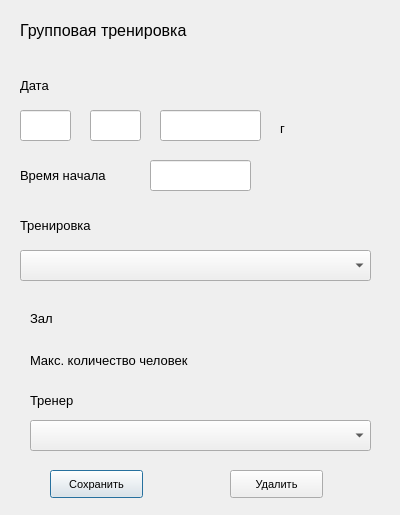
<?xml version="1.0" encoding="UTF-8"?>
<ui version="4.0">
 <class>ScheduleDialog</class>
 <widget class="QDialog" name="ScheduleDialog">
  <property name="geometry">
   <rect>
    <x>0</x>
    <y>0</y>
    <width>400</width>
    <height>515</height>
   </rect>
  </property>
  <property name="font">
   <font>
    <pointsize>10</pointsize>
   </font>
  </property>
  <property name="windowTitle">
   <string>Dialog</string>
  </property>
  <widget class="QLabel" name="GroupTrainingL">
   <property name="geometry">
    <rect>
     <x>20</x>
     <y>10</y>
     <width>231</width>
     <height>41</height>
    </rect>
   </property>
   <property name="font">
    <font>
     <pointsize>12</pointsize>
    </font>
   </property>
   <property name="text">
    <string>Групповая тренировка</string>
   </property>
  </widget>
  <widget class="QLabel" name="DateL">
   <property name="geometry">
    <rect>
     <x>20</x>
     <y>70</y>
     <width>91</width>
     <height>31</height>
    </rect>
   </property>
   <property name="font">
    <font>
     <pointsize>10</pointsize>
    </font>
   </property>
   <property name="text">
    <string>Дата</string>
   </property>
  </widget>
  <widget class="QLineEdit" name="DayEdit">
   <property name="geometry">
    <rect>
     <x>20</x>
     <y>110</y>
     <width>51</width>
     <height>31</height>
    </rect>
   </property>
   <property name="font">
    <font>
     <pointsize>10</pointsize>
    </font>
   </property>
  </widget>
  <widget class="QLineEdit" name="MonthEdit">
   <property name="geometry">
    <rect>
     <x>90</x>
     <y>110</y>
     <width>51</width>
     <height>31</height>
    </rect>
   </property>
   <property name="font">
    <font>
     <pointsize>10</pointsize>
    </font>
   </property>
  </widget>
  <widget class="QLineEdit" name="YearEdit">
   <property name="geometry">
    <rect>
     <x>160</x>
     <y>110</y>
     <width>101</width>
     <height>31</height>
    </rect>
   </property>
   <property name="font">
    <font>
     <pointsize>10</pointsize>
    </font>
   </property>
  </widget>
  <widget class="QLabel" name="labelG">
   <property name="geometry">
    <rect>
     <x>280</x>
     <y>120</y>
     <width>55</width>
     <height>16</height>
    </rect>
   </property>
   <property name="font">
    <font>
     <pointsize>10</pointsize>
    </font>
   </property>
   <property name="text">
    <string>г</string>
   </property>
  </widget>
  <widget class="QLabel" name="label">
   <property name="geometry">
    <rect>
     <x>20</x>
     <y>160</y>
     <width>111</width>
     <height>31</height>
    </rect>
   </property>
   <property name="font">
    <font>
     <pointsize>10</pointsize>
    </font>
   </property>
   <property name="text">
    <string>Время начала</string>
   </property>
  </widget>
  <widget class="QLineEdit" name="TimeEdit">
   <property name="geometry">
    <rect>
     <x>150</x>
     <y>160</y>
     <width>101</width>
     <height>31</height>
    </rect>
   </property>
   <property name="font">
    <font>
     <pointsize>10</pointsize>
    </font>
   </property>
  </widget>
  <widget class="QLabel" name="label_2">
   <property name="geometry">
    <rect>
     <x>20</x>
     <y>210</y>
     <width>101</width>
     <height>31</height>
    </rect>
   </property>
   <property name="font">
    <font>
     <pointsize>10</pointsize>
    </font>
   </property>
   <property name="text">
    <string>Тренировка</string>
   </property>
  </widget>
  <widget class="QComboBox" name="ServiceComboBox">
   <property name="geometry">
    <rect>
     <x>20</x>
     <y>250</y>
     <width>351</width>
     <height>31</height>
    </rect>
   </property>
  </widget>
  <widget class="QLabel" name="label_3">
   <property name="geometry">
    <rect>
     <x>30</x>
     <y>310</y>
     <width>55</width>
     <height>16</height>
    </rect>
   </property>
   <property name="font">
    <font>
     <pointsize>10</pointsize>
    </font>
   </property>
   <property name="text">
    <string>Зал</string>
   </property>
  </widget>
  <widget class="QLabel" name="HallE">
   <property name="geometry">
    <rect>
     <x>90</x>
     <y>300</y>
     <width>121</width>
     <height>31</height>
    </rect>
   </property>
   <property name="font">
    <font>
     <pointsize>10</pointsize>
    </font>
   </property>
   <property name="text">
    <string/>
   </property>
  </widget>
  <widget class="QLabel" name="label_4">
   <property name="geometry">
    <rect>
     <x>30</x>
     <y>350</y>
     <width>211</width>
     <height>21</height>
    </rect>
   </property>
   <property name="text">
    <string>Макс. количество человек</string>
   </property>
  </widget>
  <widget class="QLabel" name="MaxE">
   <property name="geometry">
    <rect>
     <x>250</x>
     <y>340</y>
     <width>111</width>
     <height>31</height>
    </rect>
   </property>
   <property name="text">
    <string/>
   </property>
  </widget>
  <widget class="QLabel" name="label_5">
   <property name="geometry">
    <rect>
     <x>30</x>
     <y>390</y>
     <width>81</width>
     <height>21</height>
    </rect>
   </property>
   <property name="text">
    <string>Тренер</string>
   </property>
  </widget>
  <widget class="QComboBox" name="TrainercomboBox">
   <property name="geometry">
    <rect>
     <x>30</x>
     <y>420</y>
     <width>341</width>
     <height>31</height>
    </rect>
   </property>
  </widget>
  <widget class="QPushButton" name="SaveGroupTrainingBtn">
   <property name="geometry">
    <rect>
     <x>50</x>
     <y>470</y>
     <width>93</width>
     <height>28</height>
    </rect>
   </property>
   <property name="font">
    <font>
     <pointsize>8</pointsize>
    </font>
   </property>
   <property name="text">
    <string>Сохранить</string>
   </property>
  </widget>
  <widget class="QPushButton" name="DeleteGroupTrainingBTn">
   <property name="geometry">
    <rect>
     <x>230</x>
     <y>470</y>
     <width>93</width>
     <height>28</height>
    </rect>
   </property>
   <property name="font">
    <font>
     <pointsize>8</pointsize>
    </font>
   </property>
   <property name="text">
    <string>Удалить</string>
   </property>
  </widget>
 </widget>
 <resources/>
 <connections/>
</ui>
